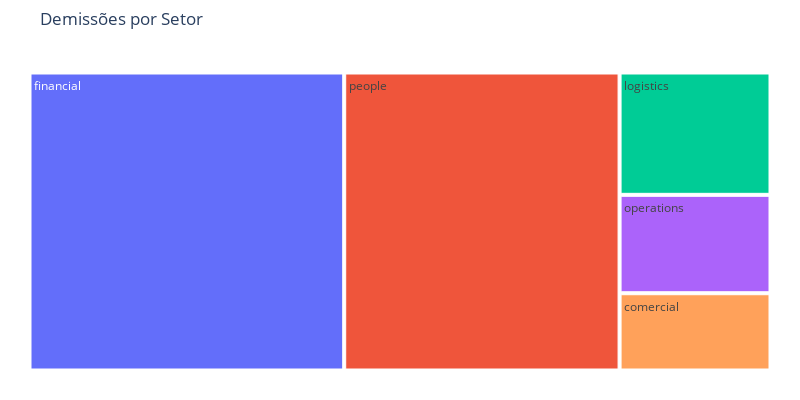

Notebook cell for this chart:
### Code cell
import plotly.express as px
fig = px.treemap(df_final, path=['area'],values='tx_demissões', width=800, height=400, title = 'Demissões por Setor')
fig.update_layout(
    #treemapcolorway = colors, #defines the colors in the treemap
    margin = dict(t=50, l=25, r=25, b=25))
fig.show()

### Figure 1 — Plotly figure (JSON) as saved in the notebook; plotly's stock layout.template omitted (floating-point values rounded to 4 significant figures)
{"data": [{"branchvalues": "total", "domain": {"x": [0, 1], "y": [0, 1]}, "hovertemplate": "labels=%{label}<br>tx_demissões=%{value}<br>parent=%{parent}<br>id=%{id}<extra></extra>", "ids": ["comercial", "financial", "logistics", "operations", "people"], "labels": ["comercial", "financial", "logistics", "operations", "people"], "name": "", "parents": ["", "", "", "", ""], "type": "treemap", "values": [2.369, 19.05, 3.75, 3.016, 16.67]}], "layout": {"height": 400, "legend": {"tracegroupgap": 0}, "margin": {"b": 25, "l": 25, "r": 25, "t": 50}, "title": {"text": "Demissões por Setor"}, "width": 800}}
